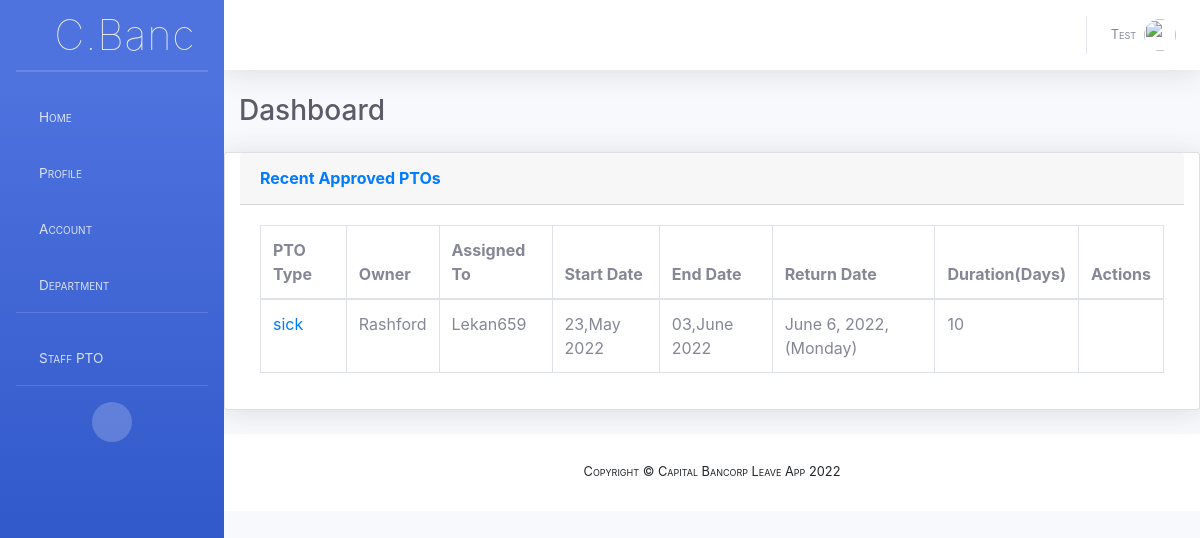
Page /dashboard/leaves/recent/ (signed in) on the committed database.
### leave/models.py (models this page shows, shortened)
class Leave(TimeStamp):
	id 					= models.UUIDField(primary_key=True, default=token, editable=False,unique=True)
	owner				= models.ForeignKey(Profile,on_delete=models.CASCADE,related_name='leaves')
	start_date 			= models.DateField(null=False,blank=False)
	end_date			= models.DateField(null=False,blank=False)
	leave_type  		= models.CharField(choices=LEAVE_TYPE,max_length=30,default=SICK,null=True,blank=False)
	reason 				= models.TextField(max_length=250,null=False,blank=False)
	duty				= models.TextField(max_length=600,null=False,blank=False)
	status				= models.CharField(max_length=15,default=PENDING)
	is_approved 		= models.BooleanField(default=False)
	approved_by 		= models.ForeignKey(User,on_delete=models.PROTECT,related_name='to_approve_leaves',null=True,blank=True)
	approved_on 		= models.DateTimeField(null=True,blank=True)
	approved_dept_head 	= models.BooleanField(default=False)
	dept_head 			= models.ForeignKey(User,on_delete=models.SET_NULL,null=True,blank=True)
	head_declined       = models.BooleanField(default=False)
	is_declined			= models.BooleanField(default=False)
	is_accepted 		= models.BooleanField(default=False)
	accepted_by 		= models.ForeignKey(User,on_delete=models.SET_NULL,null=True,blank=False,related_name='leaves_to')
	report_to			= models.CharField(max_length=250,blank=True,null=True)
	objects = LeaveManager()
	class Meta:
		verbose_name  		= 'Leave'
		verbose_name_plural = 'Leaves'
		ordering			= ['-created',]
	@property
	def pretty_start_date(self):
		return self.start_date.strftime("%d,%B %Y") if self.start_date else datetime.date.today()
	@property
	def pretty_end_date(self):
		return self.end_date.strftime("%d,%B %Y") if self.end_date else None
	def leave_days_count(self):
		return int(len(calculate_leave_duration_from_dates(self.start_date,self.end_date)))
	@property
	def leave_duration(self):
		return self.leave_days_count()
	@property
	def return_leave_date(self):
		end_date = self.end_date
		try:
			leave_return_date = day_after_end_date_not_weekend(end_date)
		except:
			pass
		return leave_return_date
	@property
	def pretty_day_leave_return(self):
		return self.return_leave_date.strftime("%A")

### account/models.py (models this page shows, shortened)
class Profile(models.Model):
	user 		= models.OneToOneField(to=settings.AUTH_USER_MODEL, on_delete=models.CASCADE,related_name='profile')
	first_name	= models.CharField(max_length=250,blank=True,null=True)
	last_name	= models.CharField(max_length=250,blank=True,null=True)
	email		= models.EmailField(max_length=250,blank=True,null=True)
	department  = models.CharField(max_length=250,null=True,blank=False)
	is_head     = models.BooleanField(default = False,null=True,blank=True)
	assign_days = models.PositiveSmallIntegerField(default=settings.DEFAULT_LEAVE_DAYS,blank=True,null=True)
	pic			= models.CharField(max_length=25,null=True,blank=True)
	created		= models.DateTimeField(auto_now_add=True,auto_now=False)
	updated 	= models.DateTimeField(auto_now_add=False,auto_now=True)
	@property
	def get_full_name(self):
		if self.first_name and self.last_name:
			return ("{0} {1}".format(self.first_name,self.last_name))
		return ("{0}".format(self.user.username))

### leave/views.py (the view)
# urls.py: path('leaves/recent/',views.recent_leaves,name='recent_leaves'),
@login_required
def recent_leaves(request):
	data = dict()
	flag = None
	user = get_user(request)
	if not user is None:
		flag = is_login_user_superuser(request)
		if flag:
			leaves_approved = Leave.objects.approved()#NOTE: TODO filter in current year
			data['leaves_approved'] = leaves_approved
		else:
			leaves_approved = Leave.objects.approved().filter(owner__user = user)#NOTE: TODO filter in current year
			data['leaves_approved'] = leaves_approved
	return render(request,'dashboard/recent_leaves.html',data)

### core/context_processor.py (called while the page is built)
def current_year(request):
	now = datetime.date.today()
	return {"current_year":now.year}

### leave/managers.py (called while the page is built)
	def approved(self):
		return self.filter(Q(is_approved = True) & Q(approved_on__isnull=False) & Q(status = APPROVED) & Q(is_accepted = True) & Q(approved_dept_head = True))

	def get_queryset(self):
		return LeaveQuerySet(self.model,using=self._db) #important

	def approved(self):
		return self.get_queryset().approved()

### leave/utils.py (called while the page is built)
def calculate_leave_duration_from_dates(sd,ed,exclude = settings.WEEKDAY_LIST):
	if sd and ed:
		dates = list()
		while sd <= ed:
			if not sd.isoweekday() in settings.WEEKDAY_LIST:
				dates.append(sd)
			sd += datetime.timedelta(days = 1)
		return dates
	return

def day_after_end_date_not_weekend(obj,iso_weekends = [6,7]):
	try:
		if isinstance(obj,datetime.datetime):
			current_date = obj.date()
		elif isinstance(obj,datetime.date):
			current_date = obj
	except:
		pass
	date_after_day = current_date + datetime.timedelta(days = 1)
	if not date_after_day.isoweekday() in iso_weekends:
		return date_after_day
	return day_after_end_date_not_weekend(date_after_day)

### leave/views.py (called while the page is built)
def get_user(request):
	user = request.user
	if not (user.is_authenticated and user.is_active):
		return None
	return user

def is_login_user_superuser(request):
	flag = False
	user = get_user(request)
	if not(user is None):
		if user.is_superuser:
			flag = True
			return flag
		return flag
	return flag

### templates/dashboard/recent_leaves.html (shortened to what this page needs)
{% extends 'dashboard/base.html' %}
{% load static %}
{% load humanize %}
{% block card %}
<div class="card shadow mb-4  col-lg-12 col-xl-12 col-md-12">
	<div class="card-header py-3">
		<h6 class="m-0 font-weight-bold text-primary">Recent Approved PTOs</h6>
	</div>
	<div class="card-body">
		<div class="table-responsive">
				{% if request.user.is_superuser %}
				{% if leaves_approved %}
					<table class="table table-bordered" id="dataTable" width="100%" cellspacing="0">
					  <thead>
					    <tr>
					      <th scope="col">PTO Type</th>
					      <th scope="col">Owner</th>
					      <th scope="col">Assigned To</th>
					      <th scope="col">Start Date</th>
					      <th scope="col">End Date</th>
					      <th scope="col">Return Date</th>
					      <th scope="col">Duration(Days)</th>
					      <th scope="col">Actions</th>
					    </tr>
					  </thead>
					  <tbody>
					  	{% for leave_approved in leaves_approved %}
					    <tr>
					      <td scope="row">
					      	<a href="#">{{ leave_approved.leave_type }}
					      	</a>
					      </td>
					      <td>{{ leave_approved.owner.get_full_name|capfirst }}</td>
					      <td>{{ leave_approved.accepted_by.profile.get_full_name|capfirst }}</td>
					      <td>{{ leave_approved.pretty_start_date }}</td>
					      <td>{{ leave_approved.pretty_end_date }}</td>
					       <td>
							   {{ leave_approved.return_leave_date}},
							   ({{ leave_approved.pretty_day_leave_return}})
						   </td>
					      <td>{{ leave_approved.leave_duration}}</td>
					      <td>
					      	<a href="#" title="view leave"><i class="fa fa-eye"></i></a>
					      	<span style="padding: 0 .3em;"></span>
					      	<a href="#" title="delete leave"><i class="fa fa-trash"></i></a>
					      </td>
					    </tr>
					    {% endfor %}
					  </tbody>
					</table>
					{% else %}
						<p>No approved PTOs.</p>
					{% endif %}
				{% endif %}
		</div>
	</div>
</div>
{% endblock %}

### templates/dashboard/base.html (shortened to what this page needs)
{% load static %}
{% load humanize %}
<!DOCTYPE html>
<html lang="en">
<head>
   <link rel="stylesheet" type="text/css" href="{% static 'css/sb-admin-2.min.css' %}">
   <link rel="stylesheet" type="text/css" href="{% static 'css/site.css' %}">
   <link rel="stylesheet" type="text/css" href="{% static 'css/fontawesome-free/css/all.min.css'%}">
   <link href="https://unpkg.com/gijgo@1.9.13/css/gijgo.min.css" rel="stylesheet" type="text/css" />
   <link rel="stylesheet" href="https://maxcdn.bootstrapcdn.com/bootstrap/4.0.0/css/bootstrap.min.css">
</head>
<body id="page-top">
  <div id="wrapper">
    <ul class="navbar-nav bg-gradient-primary overide-bg sidebar sidebar-dark accordion" id="accordionSidebar">
      <a class="sidebar-brand d-flex align-items-center justify-content-center" href="{% url 'leave:dashboard' %}" style=" font-size: 2.6rem;
        font-weight: 100;
        color: #ececec;
        -webkit-font-smoothing: auto;
        text-transform: none !important;">
      <div class="sidebar-brand-icon rotate-n-15">
          <i class="fas fa-laugh-wink"></i>
        </div>
        <div class="sidebar-brand-text mx-3">
          <span style="font-weight: 100 !important;
         font-variant: none !important;">C.Banc</span>
          </div>
      </a>
      <hr class="sidebar-divider my-0">
      <hr class="sidebar-divider">
      <li class="nav-item">
        <a class="nav-link collapsed" href="{% url 'leave:dashboard' %}" data-toggle="" data-target="" aria-expanded="true" aria-controls="">
          <i class="fa fa-home" style="font-size: 1.167em"></i>
          <span>Home</span>
        </a>
      </li>
      <li class="nav-item">
        <a class="nav-link collapsed" href="#" data-toggle="collapse" data-target="#collapseTwo" aria-expanded="true" aria-controls="collapseTwo">
          <i class="fa fa-user" style="font-size: 1.167em"></i>
          <span>Profile</span>
        </a>
      </li>
      {% if request.user.is_superuser %}
      <li class="nav-item">
        <a class="nav-link collapsed" href="#" data-toggle="collapse" data-target="#collapseUtilities" aria-expanded="true" aria-controls="collapseUtilities">
          <i class="fa fa-database" style="font-size: 1.167em"></i>
          <span>Account</span>
        </a>
      </li>
      {% endif %}
     {% if request.user.is_superuser %}
      <li class="nav-item">
        <a class="nav-link collapsed" href="#" data-toggle="collapse" data-target="#collapseDept" aria-expanded="true" aria-controls="collapseUtilities">
          <i class="fa fa-hotel" style="font-size: 1.167em"></i>
          <span>Department</span>
        </a>
      </li>
      {% endif %}
      <hr class="sidebar-divider">
      <li class="nav-item">
        <a class="nav-link collapsed" href="#" data-toggle="collapse" data-target="#collapsePages" aria-expanded="true" aria-controls="collapsePages">
          <i class="fa fa-calendar" style="font-size: 1.167em"></i>
          <span>{%if request.user.is_superuser %}Staff{% endif %} PTO</span>
        </a>
      </li>
      <hr class="sidebar-divider d-none d-md-block">
      <div class="text-center d-none d-md-inline">
        <button class="rounded-circle border-0" id="sidebarToggle"></button>
      </div>
    </ul>
    <div id="content-wrapper" class="d-flex flex-column">
      <div id="content">
        <nav class="navbar navbar-expand navbar-light bg-white topbar mb-4 static-top shadow">
          <ul class="navbar-nav ml-auto">
            <li class="nav-item dropdown no-arrow">
              <a class="nav-link dropdown-toggle" href="#" id="userDropdown" role="button" data-toggle="dropdown" aria-haspopup="true" aria-expanded="false">
                <span class="mr-2 d-none d-lg-inline text-gray-600 small">{% if request.user.is_authenticated %}{{ request.user.username|capfirst }}{% endif %}</span>
                {% if request.user.profile.pic %}
                    <img class="img-profile rounded-circle" src="{{request.user.profile.pic.url}}">
                {% endif %}
              </a>
            </li>
          </ul>
        </nav>
        <div class="container-fluid">
          <div class="d-sm-flex align-items-center justify-content-between mb-4">
            <h1 class="h3 mb-0 text-gray-800">Dashboard</h1>
          </div>
          <div class="row">
            {% block card %}
            {% endblock %}
        </div>
      </div>
      <footer class="sticky-footer bg-white">
        <div class="container my-auto">
          <div class="copyright text-center my-auto">
            <span>Copyright &copy; Capital Bancorp Leave App {{current_year}}</span>
          </div>
        </div>
      </footer>
    </div>
  </div>
</body>
</html>

### templates/dashboard/base.html (style rules this page uses)
p,span { font-variant: petite-caps; font-weight: 400; }

### rows in the picture
Leave: leave_type "sick", owner.get_full_name "Rashford", accepted_by.profile.get_full_name "Lekan659", pretty_start_date "23,May 2022", pretty_end_date "03,June 2022", return_leave_date "June 6, 2022", pretty_day_leave_return "Monday", leave_duration "10"

### other values in the picture
{{ request.user.username|capfirst }} "Test"
